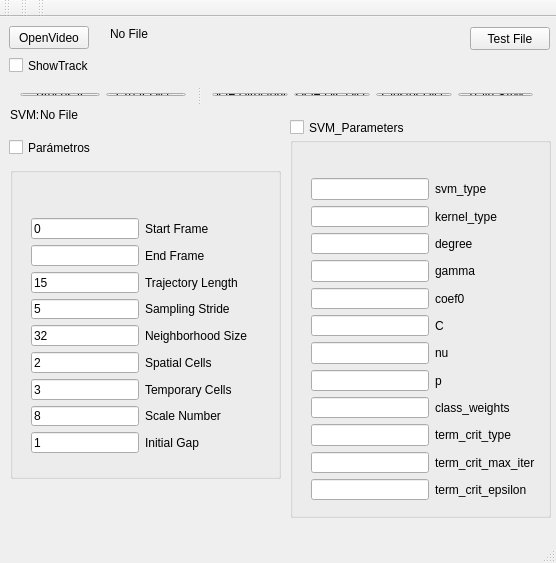
<?xml version="1.0" encoding="UTF-8"?>
<ui version="4.0">
 <class>MainWindow</class>
 <widget class="QMainWindow" name="MainWindow">
  <property name="geometry">
   <rect>
    <x>0</x>
    <y>0</y>
    <width>556</width>
    <height>563</height>
   </rect>
  </property>
  <property name="windowTitle">
   <string>MainWindow</string>
  </property>
  <widget class="QWidget" name="centralWidget">
   <widget class="QPushButton" name="TestFileButton">
    <property name="geometry">
     <rect>
      <x>470</x>
      <y>10</y>
      <width>80</width>
      <height>23</height>
     </rect>
    </property>
    <property name="text">
     <string>Test File</string>
    </property>
   </widget>
   <widget class="QLabel" name="SVMFile">
    <property name="geometry">
     <rect>
      <x>40</x>
      <y>90</y>
      <width>42</width>
      <height>16</height>
     </rect>
    </property>
    <property name="text">
     <string>No File</string>
    </property>
   </widget>
   <widget class="QCheckBox" name="ParametrosCheckBox">
    <property name="geometry">
     <rect>
      <x>9</x>
      <y>120</y>
      <width>95</width>
      <height>21</height>
     </rect>
    </property>
    <property name="text">
     <string>Parámetros</string>
    </property>
   </widget>
   <widget class="QLabel" name="SVMFileName">
    <property name="geometry">
     <rect>
      <x>10</x>
      <y>90</y>
      <width>31</width>
      <height>16</height>
     </rect>
    </property>
    <property name="text">
     <string>SVM:</string>
    </property>
   </widget>
   <widget class="QPushButton" name="OpenVideo">
    <property name="geometry">
     <rect>
      <x>9</x>
      <y>9</y>
      <width>80</width>
      <height>23</height>
     </rect>
    </property>
    <property name="text">
     <string>OpenVideo</string>
    </property>
   </widget>
   <widget class="QCheckBox" name="ShowTrack">
    <property name="geometry">
     <rect>
      <x>9</x>
      <y>38</y>
      <width>91</width>
      <height>21</height>
     </rect>
    </property>
    <property name="text">
     <string>ShowTrack</string>
    </property>
    <property name="checked">
     <bool>false</bool>
    </property>
   </widget>
   <widget class="QLabel" name="VideoFile">
    <property name="geometry">
     <rect>
      <x>110</x>
      <y>9</y>
      <width>42</width>
      <height>16</height>
     </rect>
    </property>
    <property name="text">
     <string>No File</string>
    </property>
   </widget>
   <widget class="QGroupBox" name="Parametros">
    <property name="enabled">
     <bool>true</bool>
    </property>
    <property name="geometry">
     <rect>
      <x>10</x>
      <y>150</y>
      <width>271</width>
      <height>312</height>
     </rect>
    </property>
    <property name="title">
     <string/>
    </property>
    <widget class="QWidget" name="layoutWidget">
     <property name="geometry">
      <rect>
       <x>10</x>
       <y>40</y>
       <width>247</width>
       <height>257</height>
      </rect>
     </property>
     <layout class="QFormLayout" name="formLayout">
      <item row="0" column="0">
       <widget class="QLineEdit" name="StartFrame">
        <property name="text">
         <string>0</string>
        </property>
       </widget>
      </item>
      <item row="0" column="1">
       <widget class="QLabel" name="StartFrameLabel">
        <property name="text">
         <string>Start Frame</string>
        </property>
       </widget>
      </item>
      <item row="1" column="0">
       <widget class="QLineEdit" name="EndFrame">
        <property name="clearButtonEnabled">
         <bool>false</bool>
        </property>
       </widget>
      </item>
      <item row="1" column="1">
       <widget class="QLabel" name="EndFrameLabel">
        <property name="text">
         <string>End Frame</string>
        </property>
       </widget>
      </item>
      <item row="2" column="0">
       <widget class="QLineEdit" name="TrajectoryLength">
        <property name="text">
         <string>15</string>
        </property>
        <property name="clearButtonEnabled">
         <bool>false</bool>
        </property>
       </widget>
      </item>
      <item row="2" column="1">
       <widget class="QLabel" name="TrajectorLengthLabel">
        <property name="text">
         <string>Trajectory Length</string>
        </property>
       </widget>
      </item>
      <item row="3" column="0">
       <widget class="QLineEdit" name="SamplingStride">
        <property name="text">
         <string>5</string>
        </property>
        <property name="clearButtonEnabled">
         <bool>false</bool>
        </property>
       </widget>
      </item>
      <item row="3" column="1">
       <widget class="QLabel" name="SamplingStrideLabel">
        <property name="text">
         <string>Sampling Stride</string>
        </property>
       </widget>
      </item>
      <item row="4" column="0">
       <widget class="QLineEdit" name="NeighborhoodSize">
        <property name="text">
         <string>32</string>
        </property>
        <property name="clearButtonEnabled">
         <bool>false</bool>
        </property>
       </widget>
      </item>
      <item row="4" column="1">
       <widget class="QLabel" name="NeighborhoodSizeLabel">
        <property name="text">
         <string>Neighborhood Size</string>
        </property>
       </widget>
      </item>
      <item row="5" column="0">
       <widget class="QLineEdit" name="SpatialCells">
        <property name="text">
         <string>2</string>
        </property>
        <property name="clearButtonEnabled">
         <bool>false</bool>
        </property>
       </widget>
      </item>
      <item row="5" column="1">
       <widget class="QLabel" name="SpatialCellsLabel">
        <property name="text">
         <string>Spatial Cells</string>
        </property>
       </widget>
      </item>
      <item row="6" column="0">
       <widget class="QLineEdit" name="TemporaryCells">
        <property name="text">
         <string>3</string>
        </property>
        <property name="clearButtonEnabled">
         <bool>false</bool>
        </property>
       </widget>
      </item>
      <item row="6" column="1">
       <widget class="QLabel" name="TemporaryCellsLabel">
        <property name="text">
         <string>Temporary Cells</string>
        </property>
       </widget>
      </item>
      <item row="7" column="0">
       <widget class="QLineEdit" name="ScaleNumber">
        <property name="text">
         <string>8</string>
        </property>
        <property name="clearButtonEnabled">
         <bool>false</bool>
        </property>
       </widget>
      </item>
      <item row="7" column="1">
       <widget class="QLabel" name="ScaleNumberLabel">
        <property name="text">
         <string>Scale Number</string>
        </property>
       </widget>
      </item>
      <item row="8" column="0">
       <widget class="QLineEdit" name="InitialGap">
        <property name="text">
         <string>1</string>
        </property>
        <property name="clearButtonEnabled">
         <bool>false</bool>
        </property>
       </widget>
      </item>
      <item row="8" column="1">
       <widget class="QLabel" name="InitialGapLabel">
        <property name="text">
         <string>Initial Gap</string>
        </property>
       </widget>
      </item>
     </layout>
    </widget>
   </widget>
   <widget class="QSplitter" name="splitter">
    <property name="geometry">
     <rect>
      <x>9</x>
      <y>65</y>
      <width>535</width>
      <height>25</height>
     </rect>
    </property>
    <property name="orientation">
     <enum>Qt::Horizontal</enum>
    </property>
    <widget class="QWidget" name="layoutWidget">
     <layout class="QFormLayout" name="formLayout_2">
      <item row="0" column="0">
       <widget class="QPushButton" name="ProcesarButton">
        <property name="text">
         <string>Procesar</string>
        </property>
       </widget>
      </item>
      <item row="0" column="1">
       <widget class="QPushButton" name="CrearDiccButton">
        <property name="text">
         <string>Crear Dicc.</string>
        </property>
       </widget>
      </item>
     </layout>
    </widget>
    <widget class="QWidget" name="layoutWidget">
     <layout class="QGridLayout" name="gridLayout">
      <item row="0" column="0">
       <widget class="QPushButton" name="DOFDirectorioButton">
        <property name="text">
         <string>DOF Directorio</string>
        </property>
       </widget>
      </item>
      <item row="0" column="1">
       <widget class="QPushButton" name="DOFDirDiccButton">
        <property name="text">
         <string>DOF Dir. Dicc</string>
        </property>
       </widget>
      </item>
      <item row="0" column="2">
       <widget class="QPushButton" name="ClusterDiccButton">
        <property name="text">
         <string>Cluster Dicc</string>
        </property>
       </widget>
      </item>
      <item row="0" column="3">
       <widget class="QPushButton" name="TrainSVMButton">
        <property name="text">
         <string>Train SVM</string>
        </property>
       </widget>
      </item>
     </layout>
    </widget>
   </widget>
   <widget class="QGroupBox" name="SVM_Parameters">
    <property name="geometry">
     <rect>
      <x>290</x>
      <y>120</y>
      <width>261</width>
      <height>381</height>
     </rect>
    </property>
    <property name="title">
     <string/>
    </property>
    <widget class="QWidget" name="">
     <property name="geometry">
      <rect>
       <x>10</x>
       <y>30</y>
       <width>246</width>
       <height>344</height>
      </rect>
     </property>
     <layout class="QGridLayout" name="gridLayout_2">
      <item row="0" column="0">
       <widget class="QLineEdit" name="svm_type"/>
      </item>
      <item row="0" column="1">
       <widget class="QLabel" name="label">
        <property name="text">
         <string>svm_type</string>
        </property>
       </widget>
      </item>
      <item row="1" column="0">
       <widget class="QLineEdit" name="kernel_type"/>
      </item>
      <item row="1" column="1">
       <widget class="QLabel" name="label_2">
        <property name="text">
         <string>kernel_type</string>
        </property>
       </widget>
      </item>
      <item row="2" column="0">
       <widget class="QLineEdit" name="degree"/>
      </item>
      <item row="2" column="1">
       <widget class="QLabel" name="label_3">
        <property name="text">
         <string>degree</string>
        </property>
       </widget>
      </item>
      <item row="3" column="0">
       <widget class="QLineEdit" name="gamma"/>
      </item>
      <item row="3" column="1">
       <widget class="QLabel" name="label_4">
        <property name="text">
         <string>gamma</string>
        </property>
       </widget>
      </item>
      <item row="4" column="0">
       <widget class="QLineEdit" name="coef0"/>
      </item>
      <item row="4" column="1">
       <widget class="QLabel" name="label_5">
        <property name="text">
         <string>coef0</string>
        </property>
       </widget>
      </item>
      <item row="5" column="0">
       <widget class="QLineEdit" name="C"/>
      </item>
      <item row="5" column="1">
       <widget class="QLabel" name="label_6">
        <property name="text">
         <string>C</string>
        </property>
       </widget>
      </item>
      <item row="6" column="0">
       <widget class="QLineEdit" name="nu"/>
      </item>
      <item row="6" column="1">
       <widget class="QLabel" name="label_7">
        <property name="text">
         <string>nu</string>
        </property>
       </widget>
      </item>
      <item row="7" column="0">
       <widget class="QLineEdit" name="p"/>
      </item>
      <item row="7" column="1">
       <widget class="QLabel" name="label_8">
        <property name="text">
         <string>p</string>
        </property>
       </widget>
      </item>
      <item row="8" column="0">
       <widget class="QLineEdit" name="class_weights"/>
      </item>
      <item row="8" column="1">
       <widget class="QLabel" name="label_9">
        <property name="text">
         <string>class_weights</string>
        </property>
       </widget>
      </item>
      <item row="9" column="0">
       <widget class="QLineEdit" name="term_crit_type"/>
      </item>
      <item row="9" column="1">
       <widget class="QLabel" name="label_10">
        <property name="text">
         <string>term_crit_type</string>
        </property>
       </widget>
      </item>
      <item row="10" column="0">
       <widget class="QLineEdit" name="term_crit_max_iter"/>
      </item>
      <item row="10" column="1">
       <widget class="QLabel" name="label_11">
        <property name="text">
         <string>term_crit_max_iter</string>
        </property>
       </widget>
      </item>
      <item row="11" column="0">
       <widget class="QLineEdit" name="term_crit_epsilon"/>
      </item>
      <item row="11" column="1">
       <widget class="QLabel" name="label_12">
        <property name="text">
         <string>term_crit_epsilon</string>
        </property>
       </widget>
      </item>
     </layout>
    </widget>
    <zorder></zorder>
    <zorder></zorder>
    <zorder></zorder>
   </widget>
   <widget class="QCheckBox" name="SVM_Parameters_Check">
    <property name="geometry">
     <rect>
      <x>290</x>
      <y>100</y>
      <width>131</width>
      <height>21</height>
     </rect>
    </property>
    <property name="text">
     <string>SVM_Parameters</string>
    </property>
   </widget>
   <zorder>SVM_Parameters</zorder>
   <zorder>degree</zorder>
   <zorder>label_5</zorder>
   <zorder>label_3</zorder>
   <zorder>label_2</zorder>
   <zorder>kernel_type</zorder>
   <zorder>svm_type</zorder>
   <zorder>label</zorder>
   <zorder>coef0</zorder>
   <zorder>gamma</zorder>
   <zorder>label_8</zorder>
   <zorder>label_4</zorder>
   <zorder>C</zorder>
   <zorder>term_crit_epsilon</zorder>
   <zorder>label_12</zorder>
   <zorder>p</zorder>
   <zorder>label_7</zorder>
   <zorder>class_weights</zorder>
   <zorder>term_crit_type</zorder>
   <zorder>label_9</zorder>
   <zorder>label_10</zorder>
   <zorder>term_crit_max_iter</zorder>
   <zorder>label_11</zorder>
   <zorder>nu</zorder>
   <zorder>label_6</zorder>
   <zorder>TestFileButton</zorder>
   <zorder>SVMFile</zorder>
   <zorder>ParametrosCheckBox</zorder>
   <zorder>SVMFileName</zorder>
   <zorder>OpenVideo</zorder>
   <zorder>ShowTrack</zorder>
   <zorder>VideoFile</zorder>
   <zorder>Parametros</zorder>
   <zorder>splitter</zorder>
   <zorder>SVM_Parameters_Check</zorder>
  </widget>
  <widget class="QMenuBar" name="menuBar">
   <property name="geometry">
    <rect>
     <x>0</x>
     <y>0</y>
     <width>556</width>
     <height>20</height>
    </rect>
   </property>
  </widget>
  <widget class="QToolBar" name="mainToolBar">
   <attribute name="toolBarArea">
    <enum>TopToolBarArea</enum>
   </attribute>
   <attribute name="toolBarBreak">
    <bool>false</bool>
   </attribute>
  </widget>
  <widget class="QStatusBar" name="statusBar"/>
  <widget class="QToolBar" name="toolBar">
   <property name="windowTitle">
    <string>toolBar</string>
   </property>
   <attribute name="toolBarArea">
    <enum>TopToolBarArea</enum>
   </attribute>
   <attribute name="toolBarBreak">
    <bool>false</bool>
   </attribute>
  </widget>
  <widget class="QToolBar" name="toolBar_2">
   <property name="windowTitle">
    <string>toolBar_2</string>
   </property>
   <attribute name="toolBarArea">
    <enum>TopToolBarArea</enum>
   </attribute>
   <attribute name="toolBarBreak">
    <bool>false</bool>
   </attribute>
  </widget>
 </widget>
 <layoutdefault spacing="6" margin="11"/>
 <resources/>
 <connections/>
</ui>
